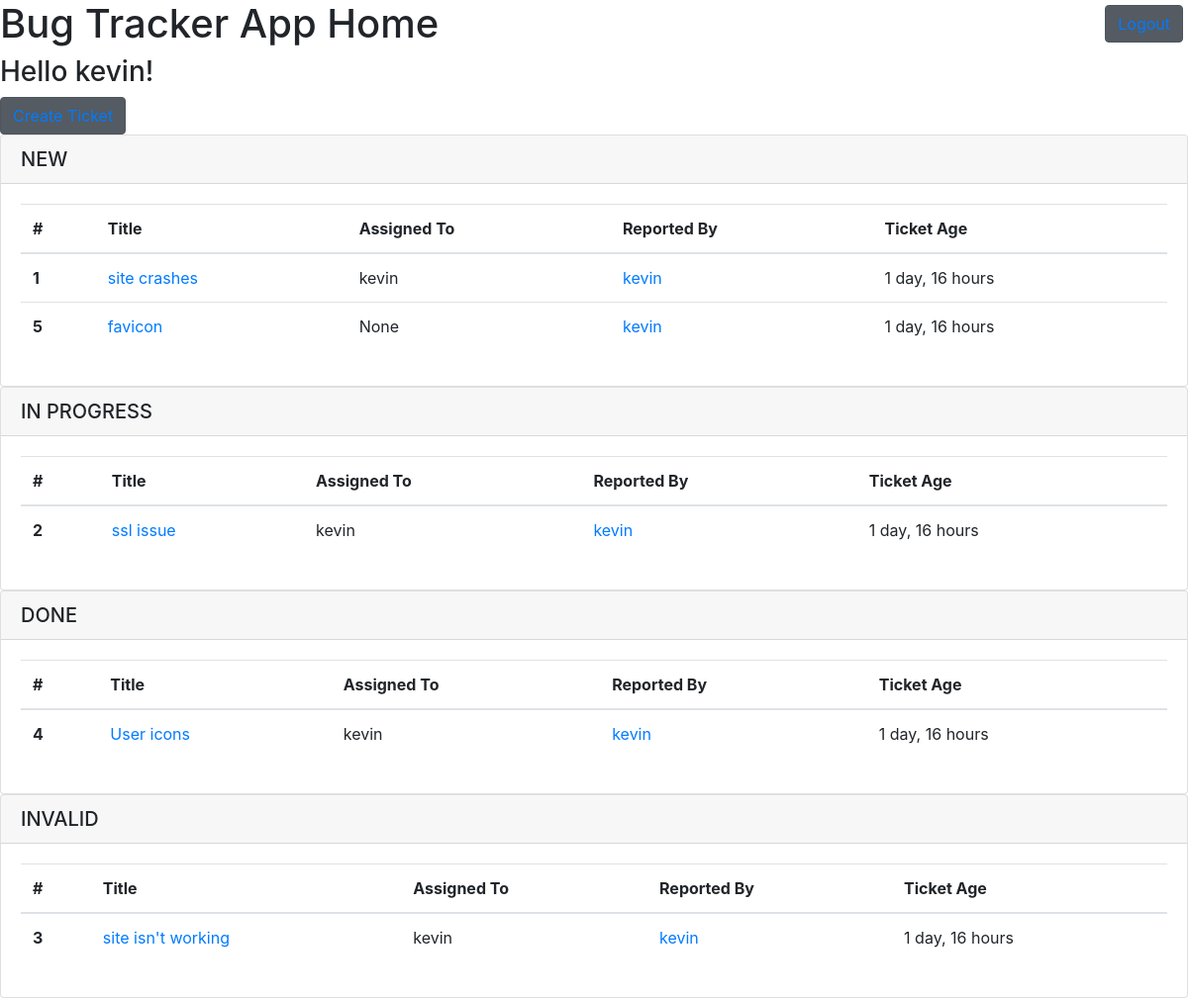
Page / (signed in) on the earlier database version.
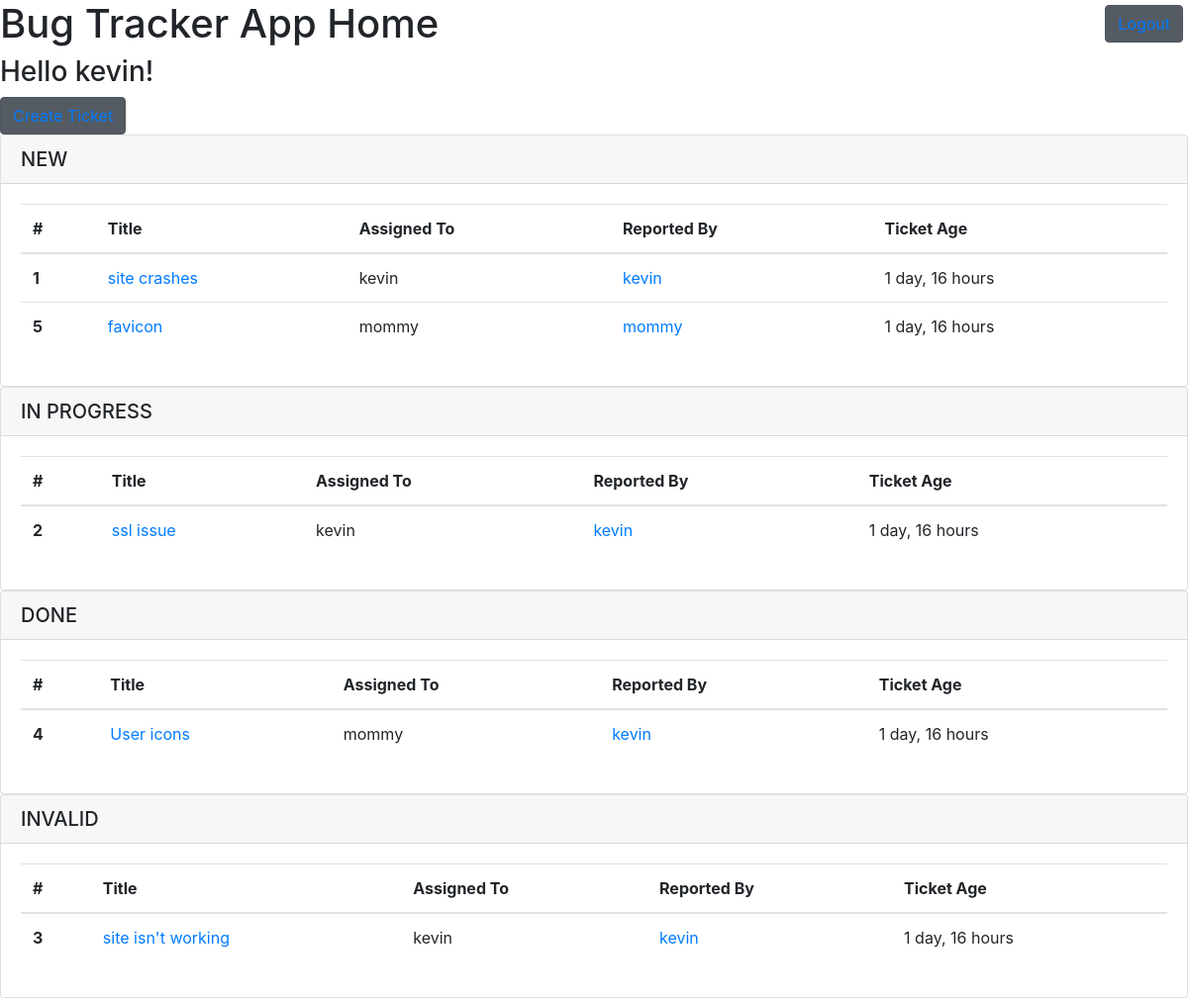
Same page on the later database version.
### bugtracker_app/models.py (models this page shows, shortened)
class Ticket(models.Model):
    class StatusChoices(models.TextChoices):
        NEW = 'New',
        IN_PROGRESS = 'In Progress',
        DONE = 'Done',
        INVALID = 'Invalid',
    title = models.CharField(max_length=90)
    time_submitted = models.DateTimeField(
        default=now, editable=False)
    description = models.TextField(max_length=255)
    createdby = models.ForeignKey(
        CustomUserModel, null=True, on_delete=models.CASCADE, related_name='createdby')
    status = models.CharField(
        max_length=32,
        choices=StatusChoices.choices,
        default=StatusChoices.NEW
    )
    assignedto = models.ForeignKey(
        CustomUserModel, null=True, default=None, on_delete=models.CASCADE, related_name='assignedto')
    completedby = models.ForeignKey(
        CustomUserModel, blank=True, null=True, default=None, on_delete=models.CASCADE, related_name='completedby')
    class Meta:
        unique_together = ['title', 'description']

### customuser_app/models.py (models this page shows)
class CustomUserModel(AbstractUser):
    displayname = models.CharField(max_length=90, blank=True, null=True)
    REQUIRED_FIELDS = ['displayname']
    def __str__(self):
        return self.username

### bugtracker_app/views.py (the view)
# urls.py: path('', views.index_view, name='homepage'),
def index_view(request):
    new_tickets = Ticket.objects.filter(status='New')
    done_tickets = Ticket.objects.filter(status='Done')
    in_progress_tickets = Ticket.objects.filter(status='In Progress')
    invalid_tickets = Ticket.objects.filter(status='Invalid')
    now = timezone.now()
    return render(request, 'index.html', {"new_tickets": new_tickets, "done_tickets": done_tickets, "in_progress_tickets": in_progress_tickets, "invalid_tickets": invalid_tickets, "now": now})

### templates/index.html (shortened to what the changed rows need)
{% extends 'base.html' %}
{% block content %}
<h1>Bug Tracker App Home</h1>
{% if user.is_authenticated %}
  <div class="card">
      <div class="card-body">
        <table class="table">
          <thead>
            <tr>
              <th scope="col">#</th>
              <th scope="col">Title</th>
              <th scope="col">Assigned To</th>
              <th scope="col">Reported By</th>
              <th scope="col">Ticket Age</th>
            </tr>
          </thead>
          <tbody>
            {% for ticket in new_tickets %}
            <tr>
              <th scope="row">{{ticket.id}}</th>
                <td><a href="{% url 'ticketdetail' ticket.id %}">{{ticket.title}}</a></td>
                <td>{{ticket.assignedto}}</td>
                <td><a href="{% url 'userticketlist' ticket.createdby %}">{{ticket.createdby}}</a></td>
                <td>{{ ticket.time_submitted|timesince:now }}</td>
            </tr>
            {% endfor %}
          </tbody>
        </table>
      </div>
  </div>
  <div class="card">
      <div class="card-body">
        <table class="table">
          <thead>
            <tr>
              <th scope="col">#</th>
              <th scope="col">Title</th>
              <th scope="col">Assigned To</th>
              <th scope="col">Reported By</th>
              <th scope="col">Ticket Age</th>
            </tr>
          </thead>
          <tbody>
            {% for ticket in in_progress_tickets %}
            <tr>
              <th scope="row">{{ticket.id}}</th>
            </tr>
            {% endfor %}
          </tbody>
        </table>
      </div>
  </div>
  <div class="card">
      <div class="card-body">
        <table class="table">
          <thead>
            <tr>
              <th scope="col">#</th>
              <th scope="col">Title</th>
              <th scope="col">Assigned To</th>
              <th scope="col">Reported By</th>
              <th scope="col">Ticket Age</th>
            </tr>
          </thead>
          <tbody>
            {% for ticket in done_tickets %}
            <tr>
              <th scope="row">{{ticket.id}}</th>
                <td><a href="{% url 'ticketdetail' ticket.id %}">{{ticket.title}}</a></td>
                <td>{{ticket.assignedto}}</td>
                <td><a href="{% url 'userticketlist' ticket.createdby %}">{{ticket.createdby}}</a></td>
                <td>{{ ticket.time_submitted|timesince:now }}</td>
            </tr>
            {% endfor %}
          </tbody>
        </table>
      </div>
  </div>
  <div class="card">
      <div class="card-body">
        <table class="table">
          <thead>
            <tr>
              <th scope="col">#</th>
              <th scope="col">Title</th>
              <th scope="col">Assigned To</th>
              <th scope="col">Reported By</th>
              <th scope="col">Ticket Age</th>
            </tr>
          </thead>
          <tbody>
            {% for ticket in invalid_tickets %}
            <tr>
              <th scope="row">{{ticket.id}}</th>
            </tr>
            {% endfor %}
          </tbody>
        </table>
      </div>
  </div>
{% else %}
<h4>You are not logged in</h4>
<p>Please <a href="{% url 'loginpage' %}">login</a> to continue.</p>
{% endif %}
{% endblock %}

Differences in the rows shown:
changed Ticket "favicon": assignedto "None" → "mommy"; createdby "kevin" → "mommy"
changed Ticket "User icons": assignedto "kevin" → "mommy"
